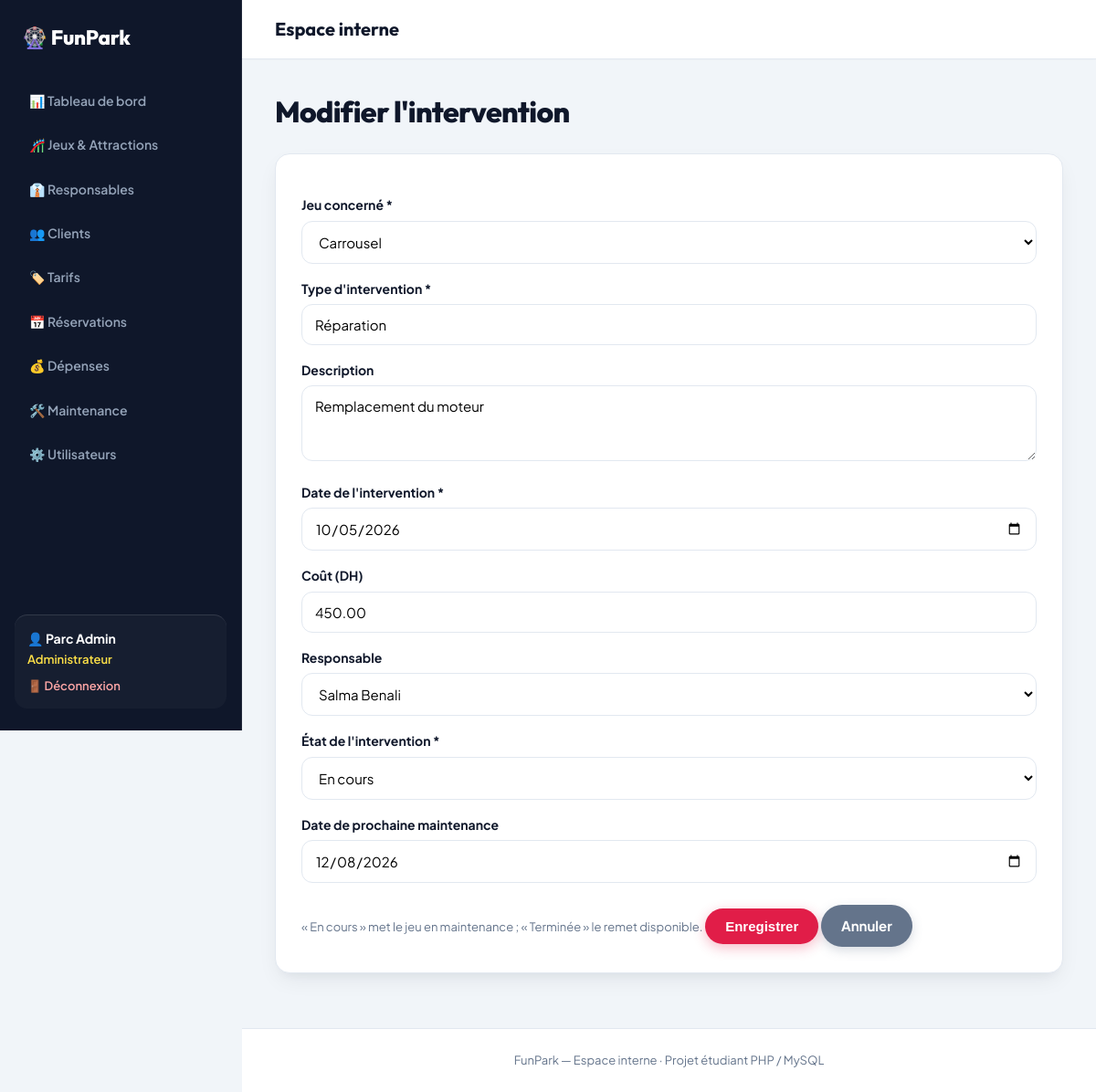
The app's page /index.php?page=maintenance&action=modifier&id=1 (signed in) with its own data.
### tables this page shows
CREATE TABLE maintenance (
  id_maintenance INT AUTO_INCREMENT PRIMARY KEY,
  type_intervention VARCHAR(80) NOT NULL,
  description TEXT,
  date_intervention DATE NOT NULL,
  cout DECIMAL(10,2) NOT NULL DEFAULT 0,
  etat ENUM('signalee','planifiee','en_cours','terminee') NOT NULL DEFAULT 'planifiee',
  date_prochaine DATE NULL,
  id_jeu INT NOT NULL,
  id_responsable INT NULL,
  FOREIGN KEY (id_jeu) REFERENCES jeu(id_jeu),
  FOREIGN KEY (id_responsable) REFERENCES responsable(id_responsable)
);

### config/helpers.php (called while the page is built, shortened)
<?php
function libelle($valeur) {
    $textes = [
        'disponible' => 'Disponible', 'en_fonctionnement' => 'En fonctionnement', 'en_maintenance' => 'En maintenance',
        'hors_service' => 'Hors service', 'ferme_temporairement' => 'Fermé temporairement',
        'admin' => 'Administrateur', 'responsable' => 'Responsable de jeu', 'agent' => 'Agent de vente / accueil',
        'client' => 'Client / visiteur',
        'especes' => 'Espèces', 'carte' => 'Carte', 'paye' => 'Payé', 'en_attente' => 'En attente',
        'confirmee' => 'Confirmée', 'payee' => 'Payée', 'utilisee' => 'Utilisée', 'annulee' => 'Annulée',
        'signalee' => 'Signalée', 'planifiee' => 'Planifiée', 'en_cours' => 'En cours', 'terminee' => 'Terminée',
        'jeu' => 'Lié à un jeu', 'general' => 'Frais généraux',
        'individuel' => 'Individuel', 'famille' => 'Famille', 'groupe' => 'Groupe',
        'actif' => 'Actif', 'inactif' => 'Inactif', 'valide' => 'Valide', 'utilise' => 'Utilisé',
        'billet' => 'Billets', 'reservation' => 'Réservation', 'abonnement' => 'Abonnement', 'autre' => 'Autre',
    ];
    return $textes[$valeur] ?? $valeur;
}
function e($texte) {
    return htmlspecialchars((string)$texte, ENT_QUOTES, 'UTF-8');
}
function selectionne($a, $b) {
    return ((string)$a === (string)$b) ? 'selected' : '';
}
function url($page, $action = 'index', $params = []) {
    return 'index.php?' . http_build_query(array_merge(['page' => $page, 'action' => $action], $params));
}
function vue($fichier, $donnees = [], $mode = null) {
    extract($donnees);
    require RACINE . '/views/layout/header.php';
    require RACINE . '/views/layout/navbar.php';
    require RACINE . '/views/' . $fichier . '.php';
    require RACINE . '/views/layout/footer.php';
}

### controllers/MaintenanceController.php (called while the page is built, shortened)
<?php
class MaintenanceController {
    private $pdo, $maintenance;
    public function __construct($pdo) {
        $this->pdo = $pdo;
        $this->maintenance = new Maintenance($pdo);
    }
    public function actionModifier() { exigerRole(['admin']); $this->formulaire((int)($_GET['id'] ?? 0)); }
    private function formulaire($id) {
        $m = ['id_jeu' => $_GET['id_jeu'] ?? '', 'type_intervention' => '', 'description' => '', 'date_intervention' => date('Y-m-d'),
              'cout' => '0', 'etat' => 'planifiee', 'date_prochaine' => '', 'id_responsable' => ''];
        if ($id) {
            $m = $this->maintenance->trouver($id);
        }
        $erreurs = [];
        vue('maintenance/form', ['m' => $m, 'id' => $id, 'erreurs' => $erreurs, 'jeux' => (new Jeu($this->pdo))->actifs(),
                                 'responsables' => (new Responsable($this->pdo))->actifs()]);
    }
}

### index.php (called while the page is built, shortened)
<?php
require RACINE . '/config/helpers.php';
$action = $_GET['action'] ?? 'index';
try {
    $controleur = new $nomClasse(getPDO());
    $methode = 'action' . ucfirst($action);
    $controleur->$methode();
} catch (PDOException $e) {
    die("Erreur de base de données : " . e($e->getMessage()));
}

### models/Jeu.php (called while the page is built, shortened)
<?php
class Jeu {
    private $pdo;
    public function __construct($pdo) { $this->pdo = $pdo; }
    public function actifs() {
        return $this->pdo->query("SELECT * FROM jeu WHERE actif = 1 ORDER BY nom")->fetchAll();
    }
}

### models/Maintenance.php (called while the page is built, shortened)
<?php
class Maintenance {
    private $pdo;
    public function __construct($pdo) { $this->pdo = $pdo; }
    public function trouver($id) {
        $req = $this->pdo->prepare("SELECT * FROM maintenance WHERE id_maintenance = ?");
        $req->execute([$id]);
        return $req->fetch();
    }
}

### models/Responsable.php (called while the page is built, shortened)
<?php
class Responsable {
    private $pdo;
    public function __construct($pdo) { $this->pdo = $pdo; }
    public function actifs() {
        return $this->pdo->query("SELECT * FROM responsable WHERE statut = 'actif' ORDER BY nom")->fetchAll();
    }
}

### views/maintenance/form.php (the view, shortened to what this page needs)
<h1><?= $id ? "Modifier l'intervention" : 'Ajouter une intervention' ?></h1>
<form method="post" class="formulaire validation">
    <label>Jeu concerné *</label>
    <select name="id_jeu" required><option value="">-- Choisir --</option>
        <?php foreach ($jeux as $j): ?><option value="<?= $j['id_jeu'] ?>" <?= selectionne($m['id_jeu'], $j['id_jeu']) ?>><?= e($j['nom']) ?></option><?php endforeach; ?>
    </select>
    <label>Type d'intervention *</label><input type="text" name="type_intervention" value="<?= e($m['type_intervention']) ?>" placeholder="Réparation, contrôle, nettoyage..." required>
    <label>Description</label><textarea name="description" rows="3"><?= e($m['description']) ?></textarea>
    <label>Date de l'intervention *</label><input type="date" name="date_intervention" value="<?= e($m['date_intervention']) ?>" required>
    <label>Coût (DH)</label><input type="number" name="cout" min="0" step="0.01" value="<?= e($m['cout']) ?>">
    <label>Responsable</label>
    <select name="id_responsable"><option value="">-- Aucun --</option>
        <?php foreach ($responsables as $r): ?><option value="<?= $r['id_responsable'] ?>" <?= selectionne($m['id_responsable'], $r['id_responsable']) ?>><?= e($r['prenom'] . ' ' . $r['nom']) ?></option><?php endforeach; ?>
    </select>
    <label>État de l'intervention *</label>
    <select name="etat"><?php foreach (['signalee', 'planifiee', 'en_cours', 'terminee'] as $s): ?><option value="<?= $s ?>" <?= selectionne($m['etat'], $s) ?>><?= e(libelle($s)) ?></option><?php endforeach; ?></select>
    <label>Date de prochaine maintenance</label><input type="date" name="date_prochaine" value="<?= e($m['date_prochaine']) ?>">
    <small>« En cours » met le jeu en maintenance ; « Terminée » le remet disponible.</small>
    <button class="btn" type="submit">Enregistrer</button>
    <a class="btn gris" href="<?= e(url('maintenance')) ?>">Annuler</a>
</form>

### public/css/style.css (style rules this page uses)
:root { --font-body: 'Plus Jakarta Sans', system-ui, -apple-system, sans-serif; --font-heading: 'Outfit', 'Plus Jakarta Sans', sans-serif; --violet: #4f46e5; --violet-fonce: #0f172a; --violet-back: #1e1b4b; --magenta: #e11d48; --magenta-hover: #be123c; --or: #f59e0b; --or-clair: #fde047; --ciel: #0284c7; --emerald: #10b981; --creme: #f8fafc; --blanc: #ffffff; --texte: #0f172a; --texte-doux: #64748b; --bordure: #e2e8f0; --ombre: 0 10px 25px -5px rgba(15, 23, 42, 0.08), 0 8px 10px -6px rgba(15, 23, 42, 0.04); --ombre-forte: 0 20px 35px -5px rgba(15, 23, 42, 0.14), 0 10px 15px -5px rgba(15, 23, 42, 0.08); --rayon: 16px; --rayon-lg: 24px; --nav-h: 76px; --sidebar-w: 265px; }
*, *::before, *::after { box-sizing: border-box; }
html { scroll-behavior: smooth; width: 100%; min-height: 100%; margin: 0; padding: 0; }
body { width: 100%; min-height: 100%; margin: 0; padding: 0; font-family: var(--font-body); background: var(--creme); color: var(--texte); line-height: 1.6; -webkit-font-smoothing: antialiased; }
h1, h2, h3, h4, h5, h6 { font-family: var(--font-heading); font-weight: 700; letter-spacing: -0.02em; }
a { color: var(--violet); text-decoration: none; transition: all 0.2s ease; }
body.mode-admin { display: flex; flex-direction: row; width: 100%; min-height: 100vh; margin: 0; padding: 0; background: #f1f5f9; }
.mode-admin .entete, .mode-admin .filtres, .mode-admin .tableau, .mode-admin table, .mode-admin .cartes, .mode-admin .deux-colonnes, .mode-admin .carte, .mode-admin .formulaire, .mode-admin .message, .mode-admin .bandeau-info, .mode-admin .grille-jeux, .mode-admin .grille-tarifs, .mode-admin .carte-detail-jeu, .mode-admin .detail-jeu-grille { width: 100% !important; max-width: none !important; box-sizing: border-box; }
h1 { font-size: 2rem; margin: 0 0 20px; color: var(--violet-fonce); font-weight: 800; }
.btn { display: inline-flex; align-items: center; justify-content: center; gap: 8px; background: linear-gradient(135deg, var(--magenta), #e11d48); color: var(--blanc) !important; border: none; padding: 11px 22px; border-radius: 999px; cursor: pointer; font-size: 15px; font-weight: 700; box-shadow: 0 4px 14px rgba(225, 29, 72, 0.3); transition: all 0.2s cubic-bezier(0.16, 1, 0.3, 1); }
.btn.gris { background: #64748b; box-shadow: 0 4px 12px rgba(100, 116, 139, 0.25); }
.formulaire, .carte { background: var(--blanc); padding: 28px; border-radius: var(--rayon); box-shadow: var(--ombre); border: 1px solid var(--bordure); }
.formulaire { max-width: 680px; }
label { display: block; margin: 16px 0 6px; font-weight: 700; font-size: 14px; color: var(--texte); }
input[type=text], input[type=email], input[type=password], input[type=number], input[type=date], select, textarea { width: 100%; padding: 12px 14px; border: 1px solid var(--bordure); border-radius: 12px; font-size: 15px; background: var(--blanc); font-family: inherit; transition: all 0.2s ease; }
.formulaire .btn { margin-top: 24px; }
small { color: var(--texte-doux); font-size: 13px; }

### records on screen
maintenance: type_intervention "Réparation", description "Remplacement du moteur", date_intervention "10/05/2026", cout "450.00", etat "En cours", date_prochaine "12/08/2026"

### other values on screen
$_SESSION['user']['prenom'] . ' ' . $_SESSION['user']['nom'] "Parc Admin"
libelle($role) "Administrateur"
$titrePage "Espace interne"
form field id_jeu "Carrousel"
form field id_responsable "Salma Benali"
